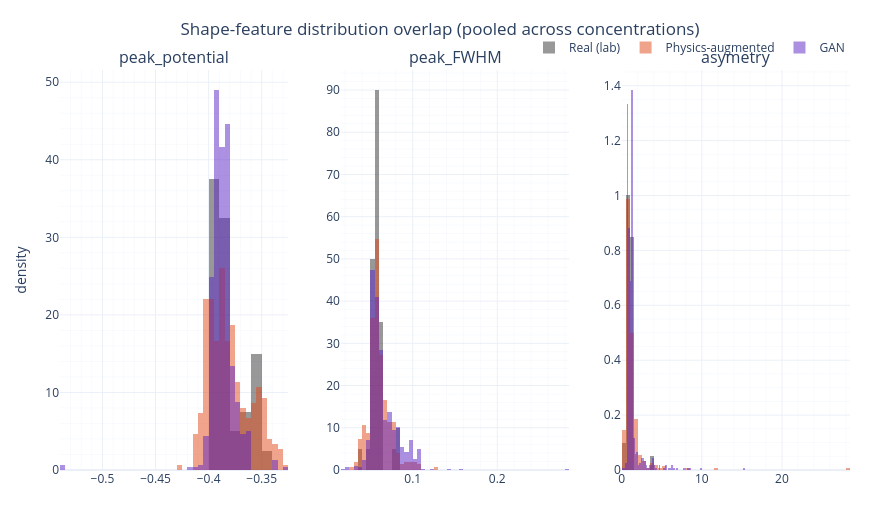

Notebook code cell kept with this figure:
### Markdown cell above
### 7.2 Shape-feature distribution overlap (real vs. physics-aug vs. GAN, pooled)

`peak_potential` (Ep), `peak_FWHM` and `asymetry` from the `experimental` suite - the same
three concentration-independent shape descriptors `validation_metrics.SHAPE_KEYS` uses -
pooled across every concentration in each condition.

### Code cell
SHAPE_FEATURES = ['peak_potential', 'peak_FWHM', 'asymetry']

feat_real = pd.read_csv(paths.VECTORIZED_EXPERIMENTAL_CSV)
feat_physics_aug = pd.read_csv(paths.VECTORIZED_DIR / 'full_augmented_experimental.csv')
feat_gan = pd.read_csv(paths.gan_only_features_csv('experimental'))

FEATURE_DIST_SOURCES = [
    ('Real (lab)', feat_real, '#333333'),
    ('Physics-augmented', feat_physics_aug, '#e34a1a'),
    ('GAN', feat_gan, '#5a23c4'),
]

fig = make_subplots(rows=1, cols=len(SHAPE_FEATURES), subplot_titles=SHAPE_FEATURES)
for col_i, feat in enumerate(SHAPE_FEATURES, start=1):
    for label, d, color in FEATURE_DIST_SOURCES:
        fig.add_trace(go.Histogram(
            x=d[feat], histnorm='probability density', name=label, marker_color=color,
            opacity=0.5, legendgroup=label, showlegend=(col_i == 1)),
            row=1, col=col_i)

fig.update_layout(barmode='overlay')
fig = apply_default_plotly_layout(fig, title_text='Shape-feature distribution overlap (pooled across concentrations)',
                                   xaxis_title=None, yaxis_title=None)
fig.update_yaxes(title_text='density', col=1)
fig.show()

### Figure 1 — Plotly figure (JSON) as saved in the notebook; plotly's stock layout.template omitted (floating-point values rounded to 4 significant figures; data arrays with more than 128 entries replaced by an {"elided": "..."} marker saying what was removed)
{"data": [{"histnorm": "probability density", "legendgroup": "Real (lab)", "marker": {"color": "#333333"}, "name": "Real (lab)", "opacity": 0.5, "showlegend": true, "type": "histogram", "x": [-0.3777, -0.3825, -0.3825, -0.3825, -0.3825, -0.3873, -0.3873, -0.3873, -0.3873, -0.3873, -0.3873, -0.3873, -0.3873, -0.3922, -0.3873, -0.397, -0.3922, -0.3922, -0.3922, -0.397, -0.397, -0.397, -0.397, -0.3922, -0.397, -0.397, -0.3922, -0.397, -0.3922, -0.3632, -0.3632, -0.3632, -0.3583, -0.3535, -0.3535, -0.3535, -0.3535, -0.3487, -0.3583, -0.3728], "xaxis": "x", "yaxis": "y"}, {"histnorm": "probability density", "legendgroup": "Physics-augmented", "marker": {"color": "#e34a1a"}, "name": "Physics-augmented", "opacity": 0.5, "showlegend": true, "type": "histogram", "x": {"elided": "300 float values"}, "xaxis": "x", "yaxis": "y"}, {"histnorm": "probability density", "legendgroup": "GAN", "marker": {"color": "#5a23c4"}, "name": "GAN", "opacity": 0.5, "showlegend": true, "type": "histogram", "x": {"elided": "596 float values"}, "xaxis": "x", "yaxis": "y"}, {"histnorm": "probability density", "legendgroup": "Real (lab)", "marker": {"color": "#333333"}, "name": "Real (lab)", "opacity": 0.5, "showlegend": false, "type": "histogram", "x": [0.0822, 0.0822, 0.07736, 0.06286, 0.06286, 0.06286, 0.05802, 0.05802, 0.05802, 0.05319, 0.05802, 0.05319, 0.05319, 0.05802, 0.05319, 0.05802, 0.05802, 0.05802, 0.05802, 0.05802, 0.05802, 0.06286, 0.05802, 0.06286, 0.06286, 0.06286, 0.05319, 0.05319, 0.05802, 0.05802, 0.05802, 0.05802, 0.05319, 0.05319, 0.05319, 0.05319, 0.03868, 0.05802, 0.04835, 0.05802], "xaxis": "x2", "yaxis": "y2"}, {"histnorm": "probability density", "legendgroup": "Physics-augmented", "marker": {"color": "#e34a1a"}, "name": "Physics-augmented", "opacity": 0.5, "showlegend": false, "type": "histogram", "x": {"elided": "300 float values"}, "xaxis": "x2", "yaxis": "y2"}, {"histnorm": "probability density", "legendgroup": "GAN", "marker": {"color": "#5a23c4"}, "name": "GAN", "opacity": 0.5, "showlegend": false, "type": "histogram", "x": {"elided": "596 float values"}, "xaxis": "x2", "yaxis": "y2"}, {"histnorm": "probability density", "legendgroup": "Real (lab)", "marker": {"color": "#333333"}, "name": "Real (lab)", "opacity": 0.5, "showlegend": false, "type": "histogram", "x": [0.7115, 0.7773, 0.7808, 0.6888, 0.7068, 0.7309, 0.7011, 0.7087, 0.713, 0.8096, 0.8625, 0.8208, 0.9437, 0.933, 0.9366, 1.047, 0.9712, 1.078, 1.066, 1.05, 1.058, 1.217, 1.212, 1.13, 1.233, 1.277, 1.191, 1.291, 1.135, 1.303, 1.106, 1.284, 1.092, 0.8535, 0.9838, 0.4072, 0.5527, 0.4516, 0.7998, 3.957], "xaxis": "x3", "yaxis": "y3"}, {"histnorm": "probability density", "legendgroup": "Physics-augmented", "marker": {"color": "#e34a1a"}, "name": "Physics-augmented", "opacity": 0.5, "showlegend": false, "type": "histogram", "x": {"elided": "300 float values"}, "xaxis": "x3", "yaxis": "y3"}, {"histnorm": "probability density", "legendgroup": "GAN", "marker": {"color": "#5a23c4"}, "name": "GAN", "opacity": 0.5, "showlegend": false, "type": "histogram", "x": {"elided": "596 float values"}, "xaxis": "x3", "yaxis": "y3"}], "layout": {"annotations": [{"font": {"size": 16}, "showarrow": false, "text": "peak_potential", "x": 0.1444, "xanchor": "center", "xref": "paper", "y": 1, "yanchor": "bottom", "yref": "paper"}, {"font": {"size": 16}, "showarrow": false, "text": "peak_FWHM", "x": 0.5, "xanchor": "center", "xref": "paper", "y": 1, "yanchor": "bottom", "yref": "paper"}, {"font": {"size": 16}, "showarrow": false, "text": "asymetry", "x": 0.8556, "xanchor": "center", "xref": "paper", "y": 1, "yanchor": "bottom", "yref": "paper"}], "barmode": "overlay", "height": 520, "legend": {"orientation": "h", "x": 1, "xanchor": "right", "y": 1.02, "yanchor": "bottom"}, "margin": {"b": 50, "l": 60, "r": 30, "t": 70}, "title": {"text": "Shape-feature distribution overlap (pooled across concentrations)", "x": 0.5, "xanchor": "center"}, "width": 880, "xaxis": {"anchor": "y", "domain": [0, 0.2889], "minor": {"showgrid": true}, "showgrid": true, "title": {}}, "xaxis2": {"anchor": "y2", "domain": [0.3556, 0.6444], "minor": {"showgrid": true}, "showgrid": true}, "xaxis3": {"anchor": "y3", "domain": [0.7111, 1], "minor": {"showgrid": true}, "showgrid": true}, "yaxis": {"anchor": "x", "domain": [0, 1], "minor": {"showgrid": true}, "showgrid": true, "title": {"text": "density"}}, "yaxis2": {"anchor": "x2", "domain": [0, 1], "minor": {"showgrid": true}, "showgrid": true}, "yaxis3": {"anchor": "x3", "domain": [0, 1], "minor": {"showgrid": true}, "showgrid": true}}}
